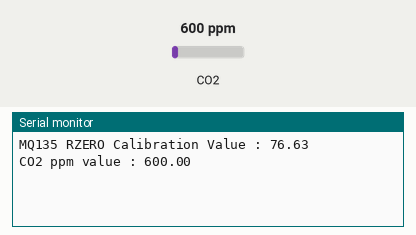
Simulated run of this sketch. Board: Arduino Uno, built with avr-gcc and run on an emulated ATmega328P. Parts: the last lines printed to the serial monitor. The inputs (shaded band) are chosen by the test bench; at power-on: CO2 600 ppm.

Above: at 4.2 s.
4.3 s: CO2 set to 452 ppm
At 5.6 s:
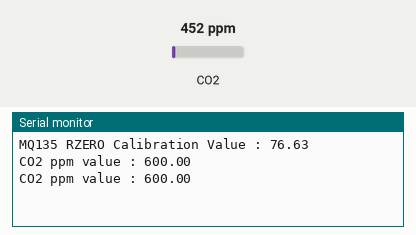
5.8 s: CO2 set to 1050 ppm
At 6.8 s:
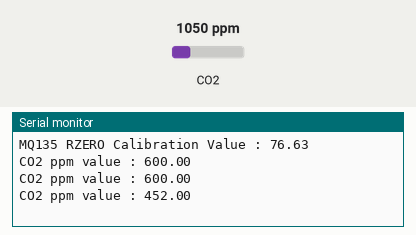
Timing chart, 0 to 8.8 s (numbered marks = the images above; inputs shaded):
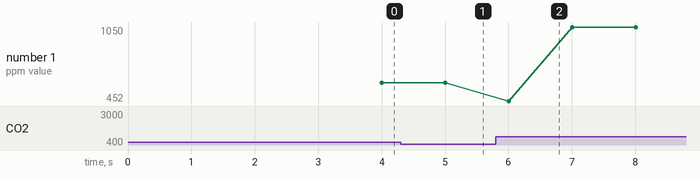

The sketch:

MQ135.ino
```cpp
#include "MQ135.h"
//define Analog PIN on Arduino Board
#define ANALOGPIN A0
//define RZERO Calibration Value
#define RZERO 206.85

MQ135 gasSensor = MQ135(ANALOGPIN);

void setup() {
  Serial.begin(9600);
  float rzero = gasSensor.getRZero();
  delay(3000);
  Serial.print("MQ135 RZERO Calibration Value : ");
  //display rzero valur of MQ135
  Serial.println(rzero);
}

void loop() {
  //read data of MQ135
  float ppm = gasSensor.getPPM();
  delay(1000);
  digitalWrite(13,HIGH);
  Serial.print("CO2 ppm value : ");
  Serial.println(ppm);
}
```

Measured:
- plotted number 1: 600 → 1050 after the input at 5.8 s
